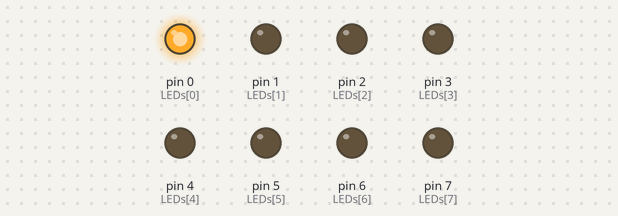
Simulated run of this sketch. Board: Arduino Uno, built with avr-gcc and run on an emulated ATmega328P. On the bench: output pins drawn as LEDs (lit = HIGH).

Above: at 0.05 s.
At 0.55 s:
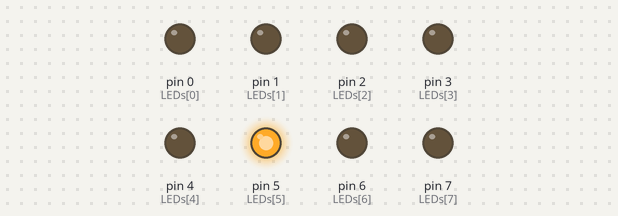
At 1.05 s:
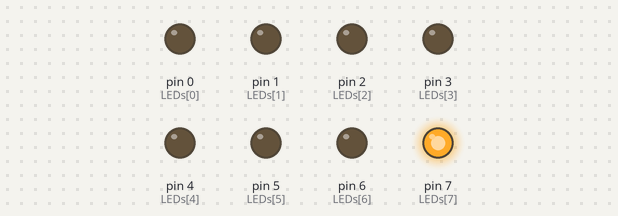
At 2.05 s:
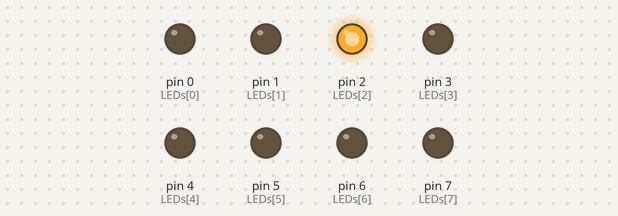
At 2.95 s:
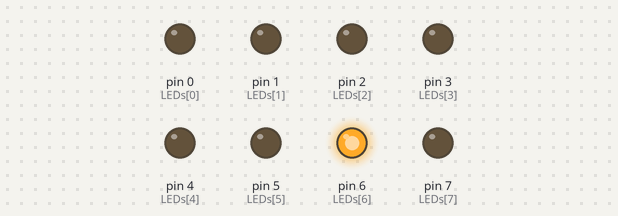
At 4.05 s:
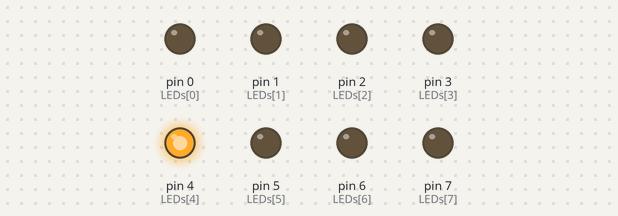
Timing chart, 0 to 4.3 s (numbered marks = the images above):
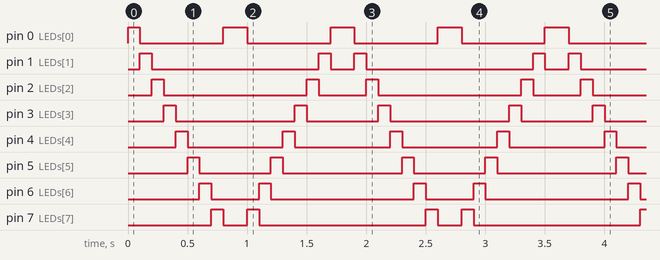

Measured:
- by itself, pin 0 (LEDs[0]): repeats every 0.90 s: LOW 0.70 s, HIGH 0.20 s
- by itself, pin 1 (LEDs[1]): repeats every 1.8 s: LOW 1.4 s, HIGH 0.10 s, LOW 0.20 s, HIGH 0.10 s
- by itself, pin 2 (LEDs[2]): repeats every 1.8 s: LOW 1.2 s, HIGH 0.10 s, LOW 0.40 s, HIGH 0.10 s
- by itself, pin 3 (LEDs[3]): repeats every 1.8 s: LOW 1.0 s, HIGH 0.10 s, LOW 0.60 s, HIGH 0.10 s
- by itself, pin 4 (LEDs[4]): alternates HIGH for 0.10 s and LOW for 0.80 s
- by itself, pin 5 (LEDs[5]): repeats every 1.8 s: LOW 0.60 s, HIGH 0.10 s, LOW 1.0 s, HIGH 0.10 s
- by itself, pin 6 (LEDs[6]): repeats every 1.8 s: LOW 0.40 s, HIGH 0.10 s, LOW 1.2 s, HIGH 0.10 s
- by itself, pin 7 (LEDs[7]): repeats every 1.8 s: LOW 0.20 s, HIGH 0.10 s, LOW 1.4 s, HIGH 0.10 s

The sketch:

hw1.ino.ino
```cpp
const byte LEDs[]={0,1,2,3,4,5,6,7};
const byte total = sizeof(LEDs);
byte index = 0;
byte count = 0;
void setup()
{
  // put your setup code here, to run once:
  for(byte i = 0;i<total;i++)
  {
    pinMode(LEDs[i],OUTPUT);
  }

}
void loop()
{
  // put your main code here, to run repeatedly:
  //所有OFF
  for(byte i=0;i<total;i++)
    {
    digitalWrite(LEDs[i],LOW);
    }
  //亮index
    digitalWrite(LEDs[index],HIGH);

  //
  if(count == 0)
  {
      if(index<total)
    {
      index++;
    }
    else
    {
      count = 1;
    }
      delay(100);
  }
  else
  {
    if(index >0)
    {
      index--;
      }
     else
     {
      count = 0;
      }
      delay(100);
   }

}
```
